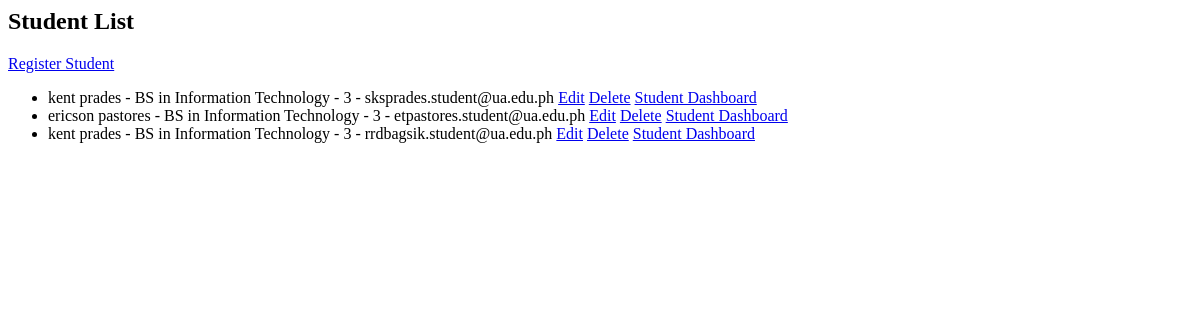
Page /registration/ on the earlier database version.
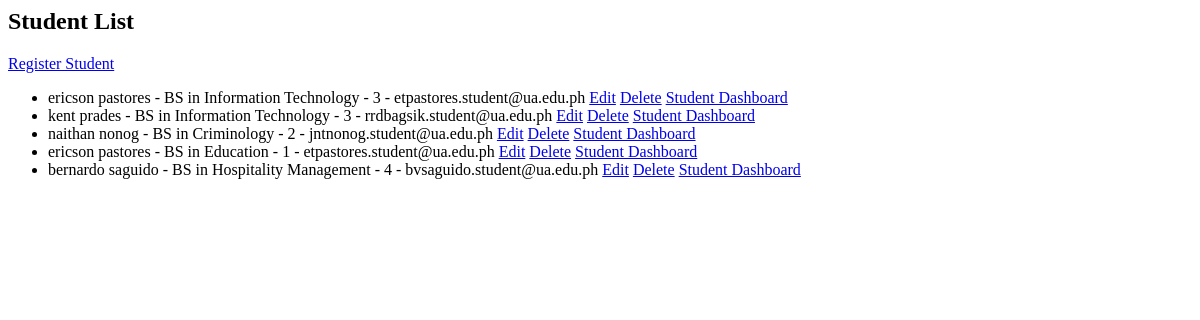
Same page on the later database version.
### registration/models.py (models this page shows, shortened)
class Student(models.Model):
    student_name = models.CharField(max_length=100)
    program = models.CharField(max_length=100)
    year_level = models.IntegerField()
    email = models.EmailField()

### registration/views.py (the view)
# urls.py: path('', views.student_list, name='student_list'),
def student_list(request):
    students = Student.objects.all()
    return render(request, 'registration/student_list.html', {'students': students})

### registration/templates/registration/student_list.html
<h2>Student List</h2>
<a href="{% url 'student_create' %}">Register Student</a>
<ul>
  {% for student in students %}
    <li>{{ student.student_name }} - {{ student.program }} - {{ student.year_level }} - {{ student.email }}
      <a href="{% url 'student_update' student.pk %}">Edit</a>
      <a href="{% url 'student_delete' student.pk %}">Delete</a>
      <a href="{% url 'student_dashboard' %}">Student Dashboard</a>
    </li>
  {% endfor %}
</ul>

Differences in the rows shown:
removed Student: student_name "kent prades", program "BS in Information Technology", year_level "3", email "sksprades.student@ua.edu.ph"
added Student: student_name "naithan nonog", program "BS in Criminology", year_level "2", email "jntnonog.student@ua.edu.ph"
added Student: student_name "ericson pastores", program "BS in Education", year_level "1", email "etpastores.student@ua.edu.ph"
added Student: student_name "bernardo saguido", program "BS in Hospitality Management", year_level "4", email "bvsaguido.student@ua.edu.ph"
